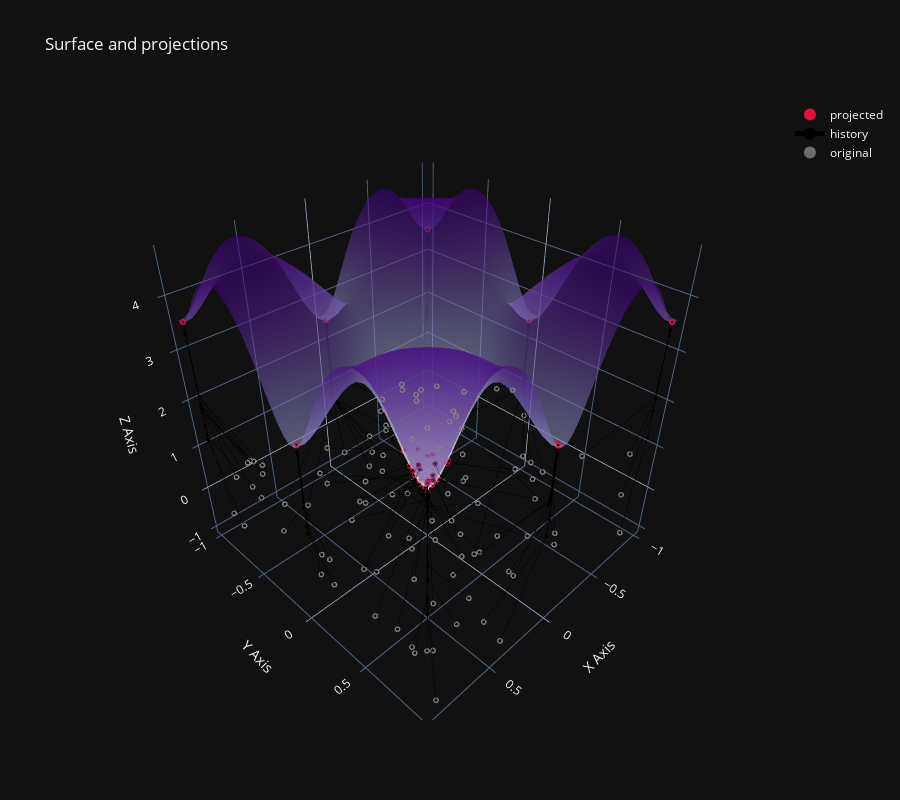

This figure's notebook cell:
### Code cell
plot_3d_projection(X, mfs.f_ackley, round_cutoff=None, solver_builder=make_solver, plot_history=True, n_iterations=20, n_grid=NGRID)
